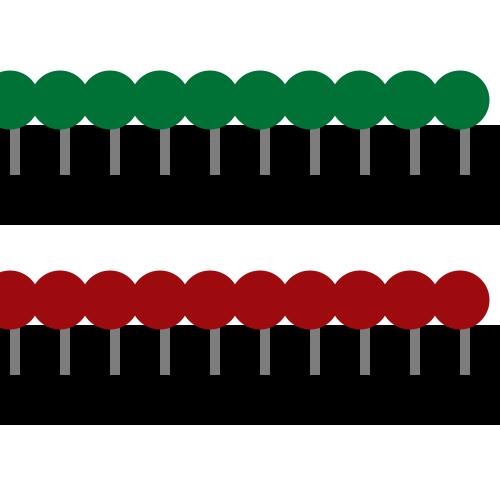
Frame 1 (no input)
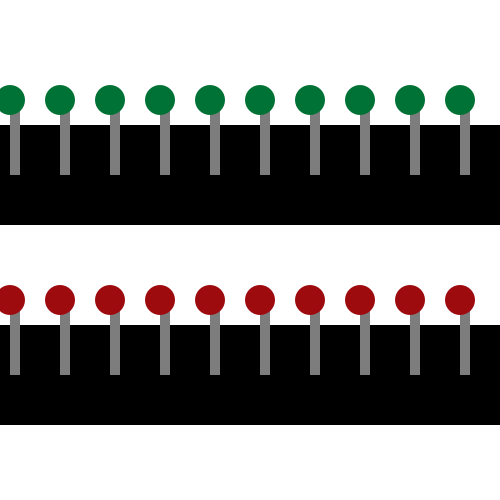
Frame 60 (the mouse pressed at the canvas centre just before this capture)
Frame 120 (the mouse held since frame 60 and released just before this capture): identical to frame 60, image omitted

The Processing sketch that drew these frames (run headless with seeded random() and noise(); from frame 60 on, the mouse is pressed at the canvas centre):

// Processing sketch: Week9_HW_Classes
// ── Week9_HW_Classes.pde
int num = 10;
Lollipop candyS [] = new Lollipop [num];


float incr = 5;

void setup() {
  size (500, 500);
  noStroke();

  for (int i = 0; i<candyS.length; i++) {
    candyS[i] = new Lollipop (int(random(10, width)), int(random(30, height)), 60, false);
  }
}


void draw() {
  background(255);
  fill(0);
  rect(0,125,500,100);
    rect(0,325,500,100);

  //int stickHeight, int yPos, int xPos, color flavor, int candySize){

  for (int i=0; i<candyS.length; i++) {
    int stickHeight = 75;
    int yPos = 100;
    int xPos=50*i;
    color flavor = color(0, 114, 54);

    // int candySize = 60; 

    if (candyS[i].getSize() >= 60 && candyS[i].getIsShrinking()== false) {
      candyS[i].reverseGrowth();
      candyS[i].shrink();
      println("shrink");
      println(candyS[i].getSize());
    } else if (candyS[i].getSize() == 15 && candyS[i].getIsShrinking()== true) {
      candyS[i].reverseGrowth();
      candyS[i].grow();
      println("grow");
      println(candyS[i].getSize());
    } else if (candyS[i].getIsShrinking()== true) {
      candyS[i].shrink();
    } else if (candyS[i].getIsShrinking()== false) {
      candyS[i].grow();
    }


    candyS[i].display(stickHeight, yPos, xPos, flavor);
    
          color flavor2 = color(158, 11, 15);

    candyS[i].display(stickHeight, yPos+200, xPos, flavor2);


    //candyS[i].shrink();
  }
}

// ── Class_Deets.pde
//name
class Lollipop {

  //data
  int stickHeight;
  color flavor;
  int candySize;
  int xPos;
  int yPos;
  boolean isShrinking;

  //PVector velocity; 




  //constuctor
  Lollipop(int _xPos, int _yPos, int _candySize, boolean _isShrinking) {
    xPos = _xPos;
    yPos = _yPos;
    candySize = _candySize;
    isShrinking= _isShrinking;
    // velocity = new PVector(int(random(1, 10)), 0);
  }

  boolean getIsShrinking() {
    return isShrinking;
  }

  void reverseGrowth() {
    isShrinking = !isShrinking;
  }

  int getSize() {
    return candySize;
  }

  void shrink() {
    candySize-=1;
  }

  void grow() {
    candySize+=1;
  }

  void display( int stickHeight, int yPos, int xPos, color flavor) {
  fill(125, 125, 125);
    rect(xPos+10, yPos, 10, stickHeight);
    
    fill(flavor);

    // for(int i = 0; i <_candySize; i++){
    //ellipse(xPos, stickHeight, 20*i, 30*i);
    //}
    
    ellipse(xPos+10, yPos, candySize, candySize);
    
    //println(xPos,yPos, 30, stickHeight);
    //println(" ~~~ circle");
    //println(xPos, yPos, candySize, candySize);
  }
}
